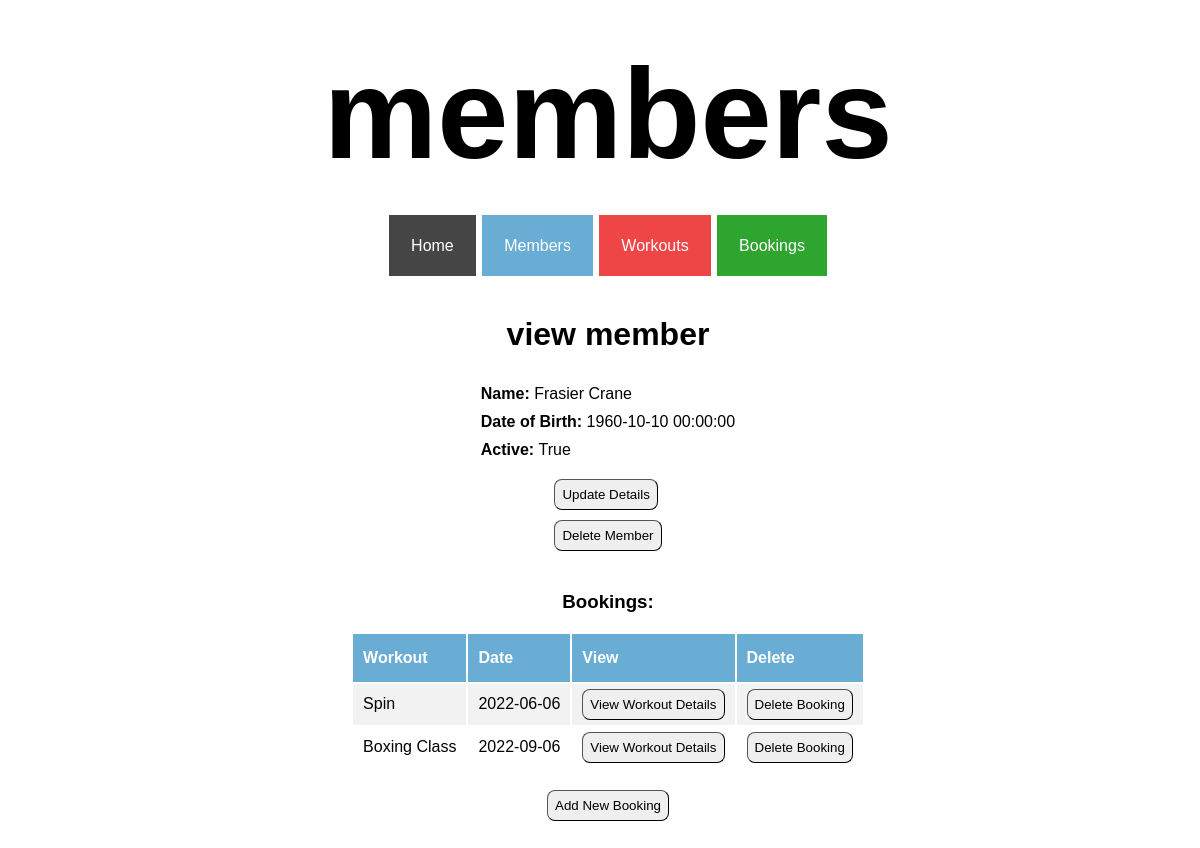
Screenshot of /members/1 with the database file from the repository.
### tables this page shows
CREATE TABLE members (
    id INTEGER PRIMARY KEY AUTOINCREMENT,
    first_name VARCHAR,
    last_name VARCHAR,
    dob DATE,
    active BOOLEAN
);

CREATE TABLE workouts (
    id INTEGER PRIMARY KEY AUTOINCREMENT,
    name VARCHAR,
    date DATE,
    description TEXT,
    duration INTEGER,
    capacity INTEGER,
    capacity_filled INTEGER,
    active BOOLEAN
);

### controllers/member_controller.py (the view)
@members_blueprint.route("/members/<id>")
def member_show(id):
    route_name = "members"
    member = member_repository.select(id)
    bookings = member_repository.get_bookings_member(member)
    return render_template("members/show.html", route_name=route_name, member=member, bookings=bookings)

### db/run_sql.py (called while the page is built)
def get_db():
    path = os.path.dirname(os.path.abspath(__file__))
    db = os.path.join(path, "gym_db.db")
    conn = sqlite3.connect(db)
    conn.execute("PRAGMA foreign_keys = 1")
    conn.row_factory = sqlite3.Row
    return conn

def run_sql(sql, values = []):
    db = get_db()
    cursor = db.cursor()
    cursor.execute(sql, values)
    results = cursor.fetchall()
    db.commit()
    db.close()
    return results

### repositories/member_repository.py (called while the page is built)
def select(id):
    member = None
    sql = "SELECT * FROM members WHERE id = ?"
    values = [id]
    result = run_sql(sql, values)[0]
    if result is not None:
        active = True if result['active'] == 1 else False
        member = Member(result['first_name'], result['last_name'], result['dob'], active, result['id'])
    return member

def get_bookings_member(member):
    bookings = []
    sql = "SELECT * from bookings WHERE member_id = ?"
    values = [member.id]
    results = run_sql(sql, values)
    for row in results:
        member1 = select(row['member_id'])
        workout = workout_repository.select(row['workout_id'])
        booking = Booking(member1, workout, row['id'])
        bookings.append(booking)
    return bookings

### repositories/workout_repository.py (called while the page is built)
def select(id):
    workout = None
    sql = "SELECT * FROM workouts where id = ?"
    values = [id]
    result = run_sql(sql, values)[0]
    if result is not None:
        active = True if result['active'] == 1 else False
        workout = Workout(result['name'], result['date'], result['description'], result['duration'], result['capacity'], result['capacity_filled'], active, result['id'])
    return workout

### templates/members/show.html
{% extends 'base.html'%}
{% block content %}
<div class="show_page_container">
<h1>view member</h1>
<div class="show_page_top_details">
    <div><b>Name: </b>{{member.first_name}} {{member.last_name}}</div>
    <div><b>Date of Birth: </b>{{member.dob}}</div>
    <div><b>Active: </b>{{member.active}}</div>
</div>
<div id="show_page_top_buttons">
    <button class="show_page_button"><a class="show_page_link" href="/members/{{member.id}}/update">Update Details</a></button>
    <form action="/members/{{member.id}}/delete" method="POST"><button class="show_page_button">Delete Member</button></form>
</div>
<h3 class="bookings_header">Bookings:</h3>
<table class="show_page_table">
    <tr class="show_page_table_headers">
        <th>Workout</th>
        <th>Date</th>
        <th>View</th>
        <th>Delete</th>
    </tr>
    {% for booking in bookings %}
    <tr class="show_page_table_content">
        <td>{{booking.workout.name}}</td>
        <td>{{booking.workout.date}}</td>
        <td>
            <button class="show_page_button" id="show_page_view_button">
                <a class="show_page_link" href="/workouts/{{booking.workout.id}}">View Workout Details</a>
            </button>
        </td>
        <td>
            <form action="/bookings/member/{{booking.id}}/delete" method="POST">
                <button class="show_page_button">Delete Booking</button>
            </form>
        </td>
    </tr>
    {% endfor %}
</table>
<button class="show_page_button" id="show_page_bottom_button">
    <a class="show_page_link" href="/bookings/create/member/{{member.id}}">Add New Booking</a>
</button>
</div>
{% endblock %}

### static/style.css (style rules this page uses)
body { font-family: Verdana, Geneva, Tahoma, sans-serif; height: 100%; width: 100%; }

### static/show_pages.css (style rules this page uses)
.show_page_container { display: flex; flex-direction: column; align-items: center; justify-content: center; margin: 40px auto; }
.show_page_top_details>div { margin: 10px auto; }
.show_page_table { width: auto; text-align: left; }
.show_page_table_headers { background-color: #69add5; color: white; }
.show_page_table_headers>th { padding: 15px 10px; }
.show_page_table_content>td { padding: 5px 10px; }
.show_page_table_content:nth-child(even) { background-color: #f2f2f2; }
.show_page_button { padding: 7px; border-radius: 8px; border-width: 1px; }
.show_page_link { color: #000000; text-decoration: none; }
#show_page_top_buttons>button { margin: 10px auto; }
#show_page_bottom_button { margin-top: 20px; }
.bookings_header { margin-top: 40px; }

### rows the page displays
members: first_name "Frasier", last_name "Crane", dob "1960-10-10 00:00:00", active "True"
workouts: workout.name "Spin", workout "2022-06-06"
workouts: workout.name "Boxing Class", workout "2022-09-06"

### other values shown
{{ route_name }} "members"
